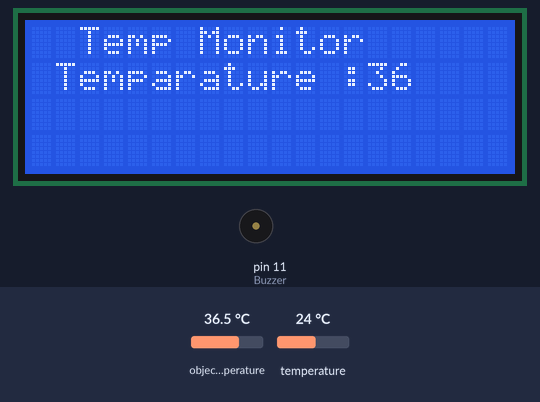
Recording of a sketch running on a simulated Arduino Uno, built with avr-gcc and run on an emulated ATmega328P. Shown: 20×4 character LCD, buzzer (waves = sounding, pin HIGH). The inputs (shaded band) are chosen by the test bench; at power-on: object temperature 36.5 °C, temperature 24 °C. What the sketch prints to the serial monitor is not drawn.

Above: at 1.2 s.
1.3 s: object temperature set to 38.7 °C
4.1 s: object temperature set to 39.2 °C
At 5.6 s:
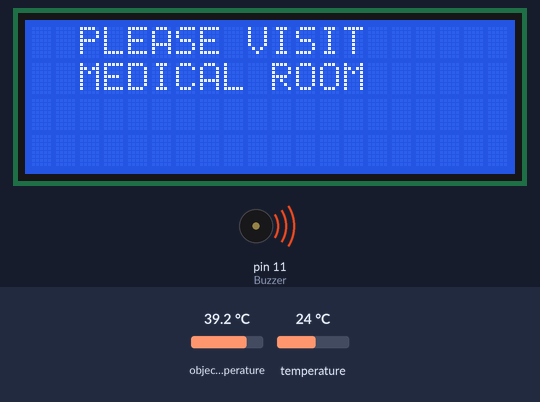
6.2 s: object temperature set to 20 °C
At 8.9 s:
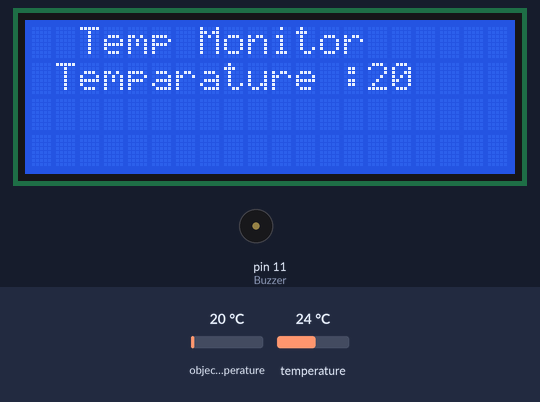
9.2 s: object temperature set to 39 °C
At 10.3 s:
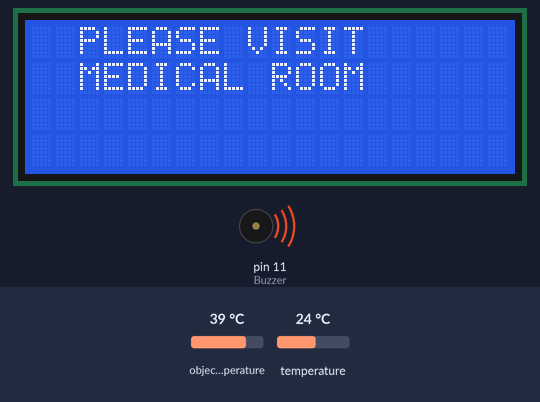
Timing chart, 0 to 12.2 s (numbered marks = the images above; inputs shaded):
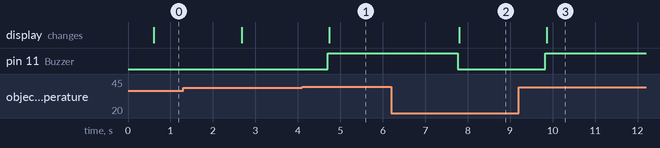

Measured:
- the behaviour switches between 38.9 and 39 °C on object temperature (found by bisection; images 0 and 1)
- after the input at 4.1 s, pin 11 (Buzzer): LOW → HIGH after 0.61 s; the display: changes after 0.64 s (image 1)
- after the input at 6.2 s, pin 11 (Buzzer): HIGH → LOW after 1.6 s; the display: changes after 1.6 s (image 2)
- after the input at 9.2 s, pin 11 (Buzzer): LOW → HIGH after 0.63 s; the display: changes after 0.66 s (image 3)

The sketch:

Arduino_with_MXL90614_LCD_I2C.ino
```cpp
#include <Wire.h>
#include<Servo.h>
#include <Adafruit_MLX90614.h>
#include <LiquidCrystal_I2C.h>

LiquidCrystal_I2C lcd(0x27,20,4);
Adafruit_MLX90614 mlx = Adafruit_MLX90614();
int temp;
int Buzzer=11;
void setup() {
                        // initialize the lcd
  lcd.init();
  // Print a message to the LCD.
   lcd.clear();
  lcd.backlight();
  lcd.setCursor(2,0);
  lcd.print("Temp Monitor");
  Serial.begin(9600);
  pinMode(Buzzer,OUTPUT);
  Serial.println("Adafruit MLX90614 test");
  mlx.begin();
}
void loop() {
  temp=mlx.readObjectTempC();
  Serial.print("Temperature = ");
   Serial.print(temp);
  //  lcd.setCursor(1,1);
  //  lcd.print("Temparature :");
  //  lcd.print(temp);
   Serial.print("*C\tObject = "); Serial.print(mlx.readAmbientTempC()); Serial.println("*C");

    delay(500);
  if(temp>38 && temp<42){
    digitalWrite(Buzzer,HIGH);
    lcd.clear();
lcd.setCursor(2,0);
   lcd.print("PLEASE VISIT");
   lcd.setCursor(2,1);
   lcd.print("MEDICAL ROOM");
    delay(1000);

  }
  else{
    digitalWrite(Buzzer,LOW);
    lcd.clear();
     lcd.setCursor(2,0);
  lcd.print("Temp Monitor");
     lcd.setCursor(1,1);
   lcd.print("Temparature :");
   lcd.print(temp);
    delay(500);
  }
}
```
